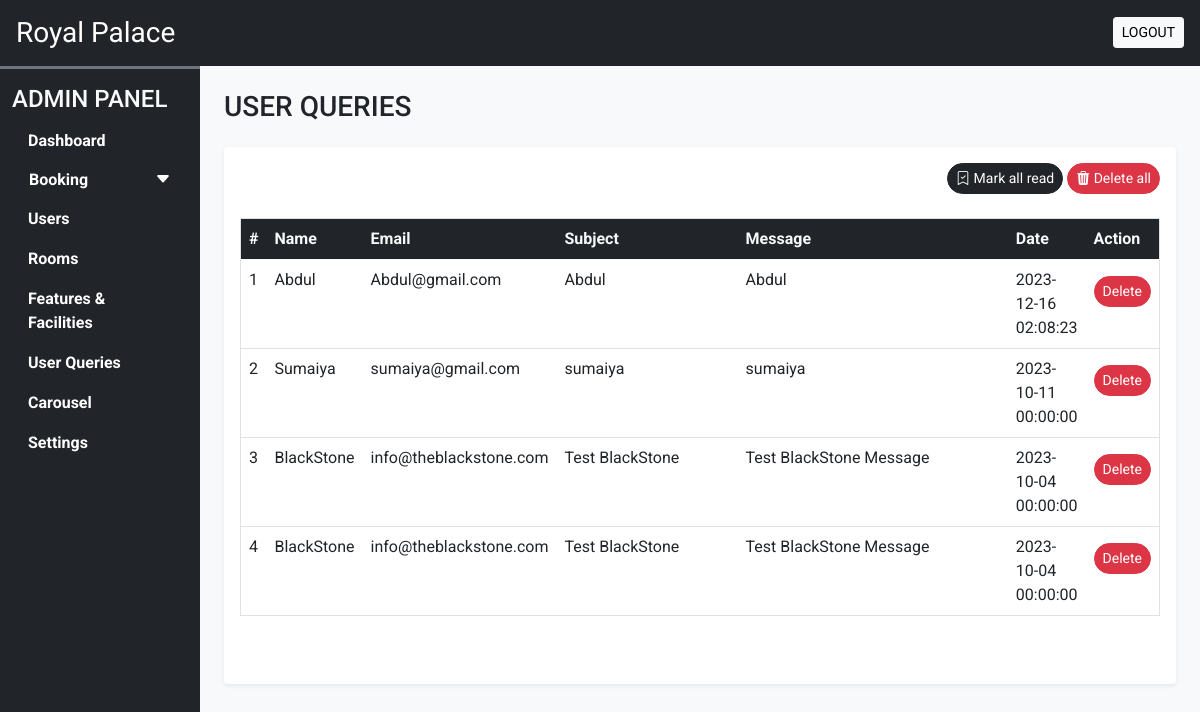
Page /admin/user_queries.php (signed in) on the committed database.
### tables this page shows
CREATE TABLE `user_queries` (
  `sr_no` int(11) NOT NULL,
  `name` varchar(100) NOT NULL,
  `email` varchar(100) NOT NULL,
  `subject` varchar(200) NOT NULL,
  `message` varchar(600) NOT NULL,
  `datetime` datetime NOT NULL DEFAULT current_timestamp(),
  `seen` tinyint(4) NOT NULL DEFAULT 0
);

### admin/user_queries.php (the view, shortened to what this page needs)
<!DOCTYPE html>
<html lang="en">
<head>
    <?php require('inc/links.php');?>
</head>
<body class="bg-light">
<?php require('inc/header.php');?>
<div class="container-fluid" id="main-content">
    <div class="row">
        <div class="col-lg-10 ms-auto p-4 overflow-hidden">
            <h3 class="mb-4">USER QUERIES</h3>
            <div class="card border-0 shadow-sm mb-4">
                <div class="card-body">
                    <div class="text-end mb-4">
                        <a href="?seen=all" class="btn btn-dark rounded-pill shadow-none btn-sm">
                            <i class="bi bi-bookmark-check"></i> Mark all read</a>
                        <a href="?del=all" class="btn btn-danger rounded-pill shadow-none btn-sm">
                            <i class="bi bi-trash3-fill"></i> Delete all</a>
                    </div>
                    <div class="table-responsive-md" style="height: 450px; overflow-y: scroll;">
                        <table class="table table-hover border">
                            <thead class="sticky-top">
                            <tr class="bg-dark text-light">
                                <th scope="col">#</th>
                                <th scope="col">Name</th>
                                <th scope="col">Email</th>
                                <th scope="col" width="20%">Subject</th>
                                <th scope="col" width="30%">Message</th>
                                <th scope="col">Date</th>
                                <th scope="col">Action</th>
                            </tr>
                            </thead>
                            <tbody>
                               <?php
                                $q = "SELECT * FROM `user_queries` ORDER BY `sr_no` DESC ";
                                $data = mysqli_query($con,$q);
                                $i=1;
                                while ($row = mysqli_fetch_assoc($data))
                                {
                                    $seen='';
                                    $seen.="<a href='?del=$row[sr_no]' class='btn btn-sm rounded-pill btn-danger mt-2' >Delete</a>";
                                    echo<<<quert
                                        <tr>
                                            <td>$i</td>
                                            <td>$row[name]</td>
                                            <td>$row[email]</td>
                                            <td>$row[subject]</td>
                                            <td>$row[message]</td>
                                            <td>$row[datetime]</td>
                                            <td>$seen</td>
                                         </tr>
                                    quert;
                                    $i++;
                                }
                               ?>
                            </tbody>
                        </table>
                    </div>
                </div>
                </div>
            </div>
        </div>
    </div>
</body>
</html>

### admin/css/style.css (style rules this page uses)
* { font-family: 'Poppins', sans-serif; font-family: 'Roboto', sans-serif; }

### rows in the picture
user_queries: name "Abdul", email "Abdul@gmail.com", subject "Abdul", message "Abdul", datetime "2023-12-16 02:08:23"
user_queries: name "Sumaiya", email "sumaiya@gmail.com", subject "sumaiya", message "sumaiya", datetime "2023-10-11 00:00:00"
user_queries: name "BlackStone", email "info@theblackstone.com", subject "Test BlackStone", message "Test BlackStone Message", datetime "2023-10-04 00:00:00"
user_queries: name "BlackStone", email "info@theblackstone.com", subject "Test BlackStone", message "Test BlackStone Message", datetime "2023-10-04 00:00:00"
